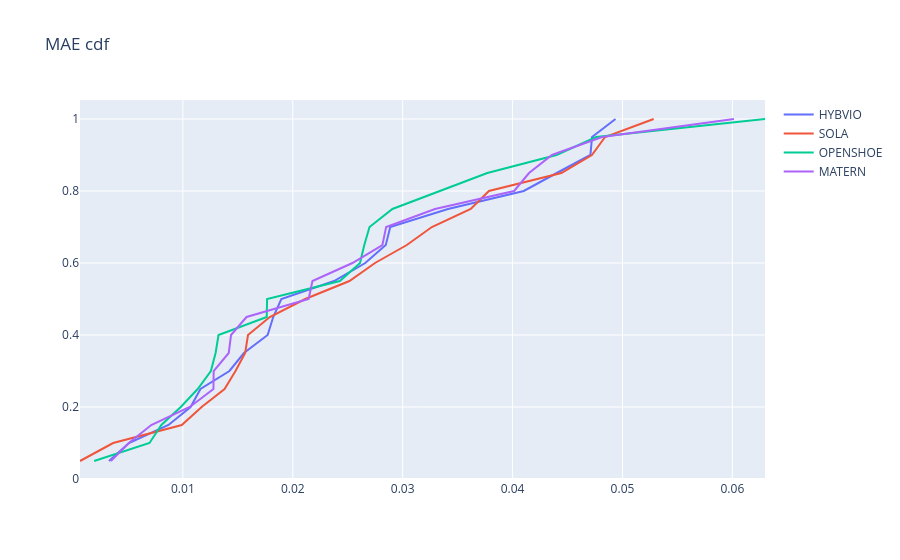

The code cell stored with this chart in its notebook:
### Code cell
for dist, metrics_by_model in all_model_metrics.items():
    print(f"True distance: {dist}")
    print_metrics(metrics_by_model)
